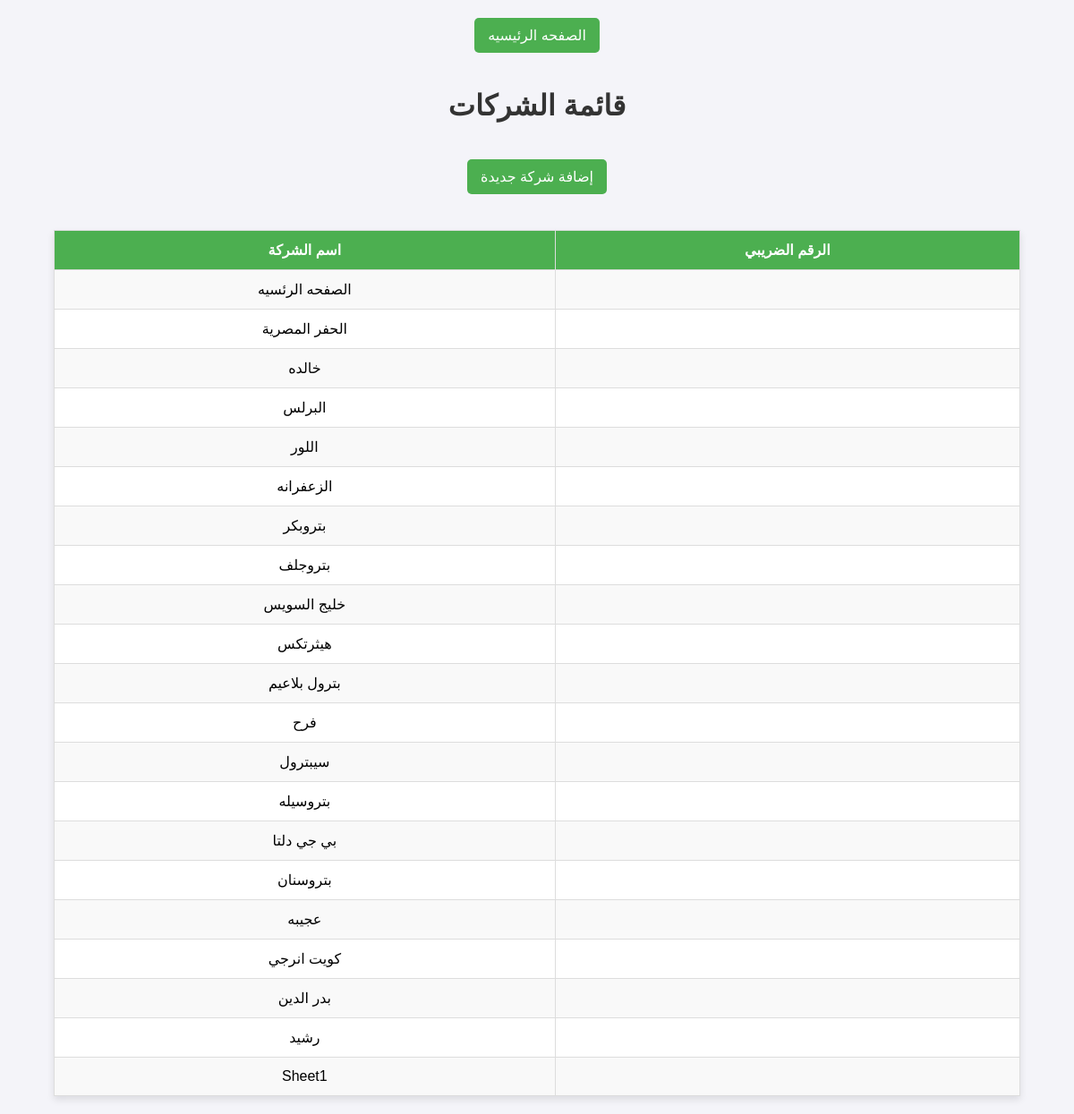
/company_list/, run on the app's committed database.
### marine/models.py (models this page shows, shortened)
class Company(models.Model):
    name = models.CharField(max_length=255, unique=True)

### marine/views.py (the view)
# urls.py: path('company_list/', views.company_list, name='company_list'),
def company_list(request):
    companies = Company.objects.all()
    return render(request, 'company_list.html', {'companies': companies})

### templates/company_list.html (shortened to what this page needs)
<!DOCTYPE html>
<html lang="ar">
<head>
</head>
<center>
    <a href="{% url 'home' %}">الصفحه الرئيسيه</a>
</center>
    <h1>قائمة الشركات</h1>
    <center><a href="{% url 'add_company' %}">إضافة شركة جديدة</a></center>
    <table border="1">
        <tr>
            <th>اسم الشركة</th>
            <th>الرقم الضريبي</th>
        </tr>
        {% for company in companies %}
        <tr>
            <td>{{ company.name }}</td>
            <td>{{ company.tax_number }}</td>
        </tr>
        {% endfor %}
    </table>
</body>
</html>

### templates/company_list.html (style rules this page uses)
h1 { text-align: center; color: #333; margin-top: 20px; }
table { width: 90%; margin: 20px auto; border-collapse: collapse; background-color: #fff; box-shadow: 0 4px 8px rgba(0, 0, 0, 0.1); }
th, td { padding: 12px; text-align: center; border: 1px solid #ddd; }
th { background-color: #4CAF50; color: white; }
table tr:nth-child(even) { background-color: #f9f9f9; }
a { display: inline-block; margin: 20px 0; padding: 10px 15px; background-color: #4CAF50; color: white; text-decoration: none; border-radius: 5px; }

### data on the page
Company: name "الصفحه الرئسيه"
Company: name "الحفر المصرية"
Company: name "خالده"
Company: name "البرلس"
Company: name "اللور"
Company: name "الزعفرانه"
Company: name "بتروبكر"
Company: name "بتروجلف"
Company: name "خليج السويس"
Company: name "هيثرتكس"
Company: name "بترول بلاعيم"
Company: name "فرح"
Company: name "سيبترول"
Company: name "بتروسيله"
Company: name "بي جي دلتا"
Company: name "بتروسنان"
Company: name "عجيبه"
Company: name "كويت انرجي"
Company: name "بدر الدين"
Company: name "رشيد"
Company: name "Sheet1"
